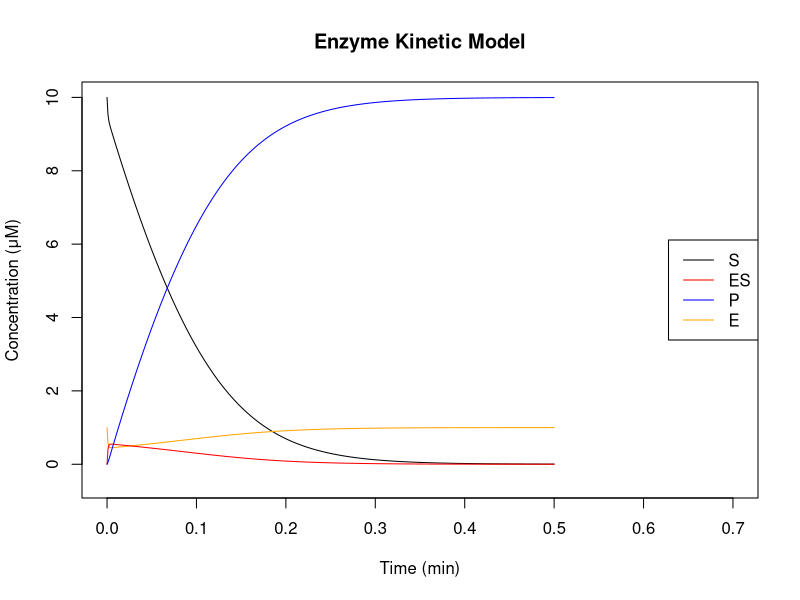
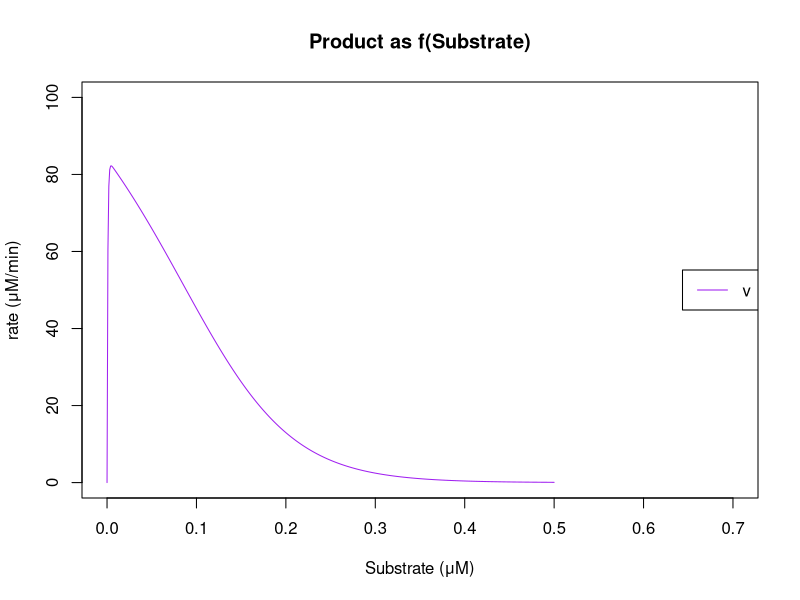

Reproduce these figures in R, in order.
#initial starting concentrations and k constant values
y0 <- c(1, 10, 0, 0, 0) 
start_c <- c(100, 600, 150)

#function that contains equation to be solved, 4x equation and parameters - k1,k2,k3
f <- function(t, y, start_c) {
  
  #k constants
  k1 <- start_c[1] #uM/min
  k2 <- start_c[2] #uM/min
  k3 <- start_c[3] #uM/min
  
  #concentations
  E <- y[1] #uM
  S <- y[2] #uM
  ES <- y[3] #uM
  P <- y[4] #uM
  
  #derived mass law equations
  dEdt <- -k1*E*S + k2*ES + k3*ES
  dSdt <- -k1*E*S + k2*ES
  dESdt <- k1*E*S - k2*ES - k3*ES
  dPdt <- k3*ES
  
  #expressing v as a function of dP/dS
  #dPdt <- k3*ES, sub/w dESdt <- k1*E*S - k2*ES - k3*ES
  v <- k3*(k1*E*S - k2*ES - k3*ES)
  return(list(c(dEdt, dSdt, dESdt, dPdt, v)))
  
}

#total number of steps (y-axis time) and step size (step size = dt), n_steps = total number of steps for calculation
dt <- 0.001
n_steps <- 500

#start blank array (stored as y)
y <- matrix(0, nrow = n_steps + 1, ncol = 5)
t <- numeric(n_steps + 1)  #t in minutes
y[1,] <- y0 #start position to initial starting concentration defined above
t[1] <- 0 #t in minutes, start at 0
colnames(y) <- c("E", "S", "ES", "P", "v")

#calculation with steps in loop
for (i in 1:n_steps) {
  #find k1
  k1 <- f(t[i], y[i,], start_c) #function(x0+1, y0+1, start conc.)
  #find k2 using k1
  k2 <- f(t[i] + 0.5*dt, y[i,] + 0.5*dt*k1[[1]], start_c) #function(x0+1, y0+1, start conc.)
  #find k3 using k2
  k3 <- f(t[i] + 0.5*dt, y[i,] + 0.5*dt*k2[[1]], start_c)
  #find k4 using k3
  k4 <- f(t[i] + dt, y[i,] + dt*k3[[1]], start_c)
  #average of the gradients
  y[i+1,] <- y[i,] + dt*(k1[[1]] + 2*k2[[1]] + 2*k3[[1]] + k4[[1]])/6
  #tn <- +1 to time
  t[i+1] <- t[i] + dt
  
}

#Plot values (stored as y, against t (time))
plot(t, y[,2], type="l", xlab="Time (min)", ylab="Concentration (μM)", main="Enzyme Kinetic Model", ylim=(c(-0.5, 10)), xlim=(c(-0, 0.7)))
lines(t, y[,1], col="orange") #E
lines(t, y[,3], col="red") #S
lines(t, y[,4], col="blue") #P
legend("right", legend=c("S", "ES", "P", "E"), col=c("black", "red", "blue", "orange"), lty=1)

#plot v as f[S]
plot(t, y[,5], col="purple", type="l", xlab="Substrate (μM)", ylab="rate (μM/min)", main="Product as f(Substrate)", ylim=(c(0, 100)), xlim=(c(-0, 0.7)))
legend("right", legend=c("v"), col=c("purple"), lty=1)

